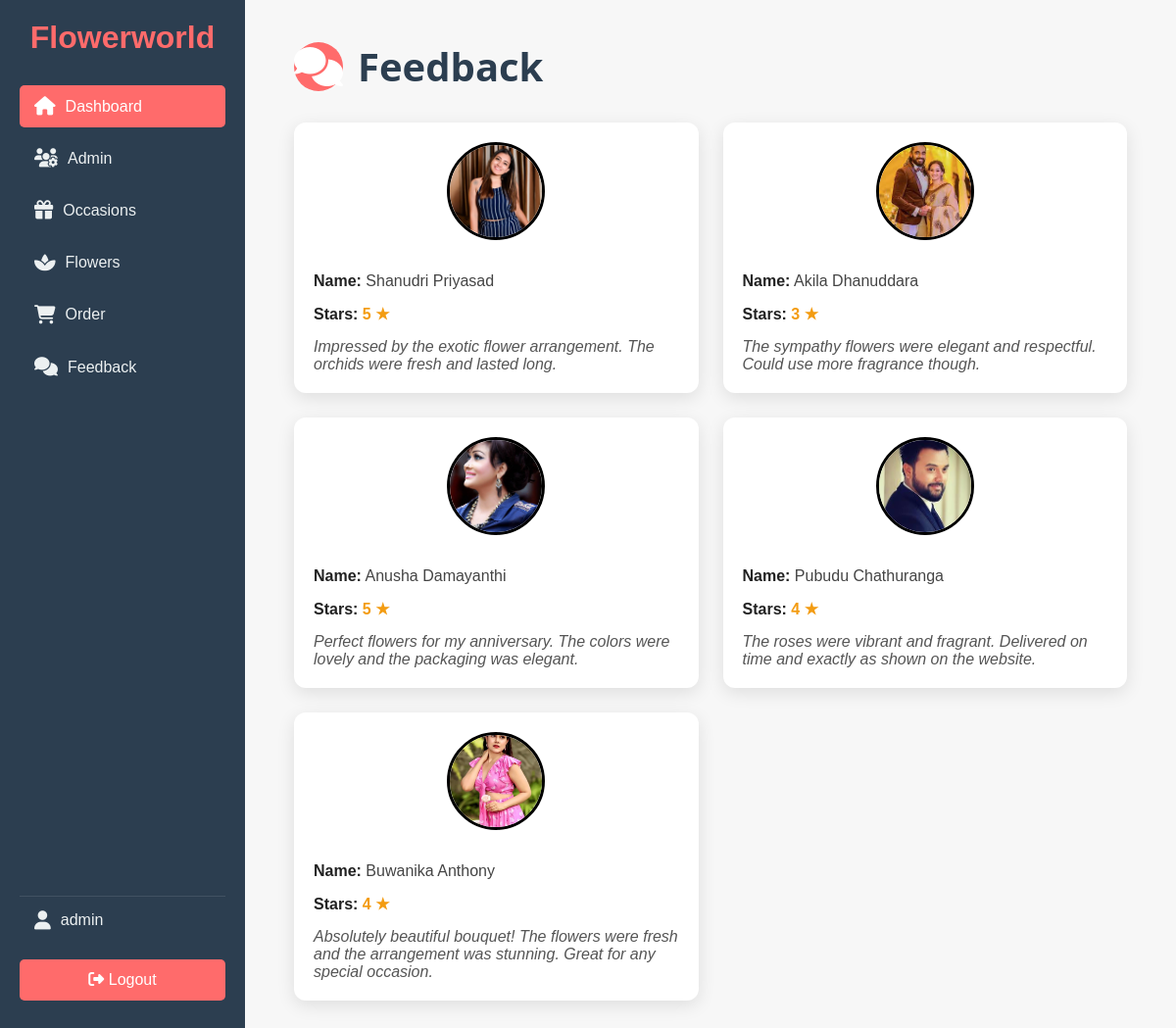
The page /admin/manage-feedback.php (signed in) on the database as committed earlier.
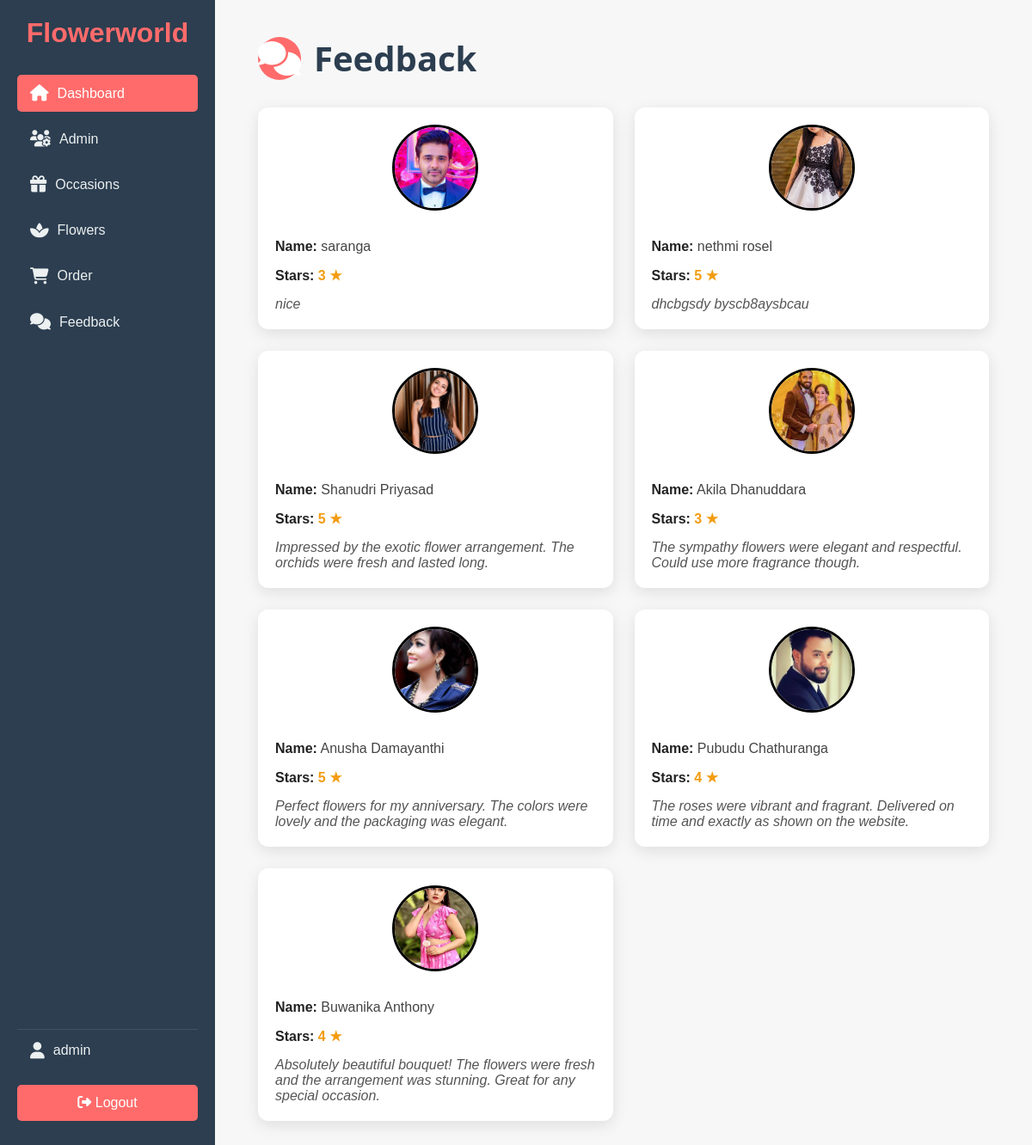
The same page on the database as committed later.
### tables this page shows
CREATE TABLE `tbl_feedback` (
  `id` int(11) NOT NULL,
  `name` varchar(100) NOT NULL,
  `stars` float NOT NULL,
  `text` text NOT NULL,
  `created_at` timestamp NOT NULL DEFAULT current_timestamp(),
  `image` varchar(255) DEFAULT NULL
);

### admin/manage-feedback.php (the view, shortened to what this page needs)
<?php
include('partials/menu.php');
?>
<div class="dashboard-container">
    <div class="sidebar">
        <div class="logo">
            <h1>Flowerworld</h1>
        </div>
        <nav>
            <a href="index.php" class="active"><i class="fas fa-home"></i> <span>Dashboard</span></a>
            <a href="manage-admin.php"><i class="fas fa-users-cog"></i> <span>Admin</span></a>
            <a href="manage-category.php"><i class="fas fa-gift"></i> <span>Occasions</span></a>
            <a href="manage-flower.php"><i class="fas fa-spa"></i> <span>Flowers</span></a>
            <a href="manage-order.php"><i class="fas fa-shopping-cart"></i> <span>Order</span></a>
            <a href="feedback.php"><i class="fas fa-comments"></i> <span>Feedback</span></a>
        </nav>
        <div class="sidebar-footer">
            <div class="user-profile">
                <i class="fas fa-user"></i>
                <span><?php echo $_SESSION['user']; ?></span>
            </div>
            <a href="logout.php" class="logout-btn"><i class="fas fa-sign-out-alt"></i> Logout</a>
        </div>
    </div>
    <div class="main-content">
        <h1 class="dashboard-title">
            <span class="title-icon"><i class="fas fa-comments"></i></span>
            Feedback
        </h1>
    <?php
    $sql = "SELECT * FROM tbl_feedback ORDER BY id DESC";
    $res = mysqli_query($conn, $sql);
    if ($res && mysqli_num_rows($res) > 0) {
        echo '<div class="feedback-cards">';
        while ($row = mysqli_fetch_assoc($res)) {
            echo '<div class="feedback-card">';
            echo '<img src="../uploads/' . htmlspecialchars($row['image']) . '" alt="Feedback Image">';
            echo '<div class="feedback-info"><strong>Name:</strong> ' . htmlspecialchars($row['name']) . '</div>';
            echo '<div class="feedback-info feedback-stars"><strong>Stars:</strong> ' . htmlspecialchars($row['stars']) . ' ★</div>';
            echo '<div class="feedback-message">' . nl2br(htmlspecialchars($row['text'])) . '</div>';
            echo '</div>';
        }
        echo '</div>';
    } else {
        echo "<p>No feedbacks found.</p>";
    }
    ?>
</div>
<?php include('partials/footer.php'); ?>

Rows that differ between the two databases and show on the page:
added tbl_feedback: image (picture), name "saranga", stars "3", text "nice"
added tbl_feedback: image (picture), name "nethmi rosel", stars "5", text "dhcbgsdy byscb8aysbcau"
